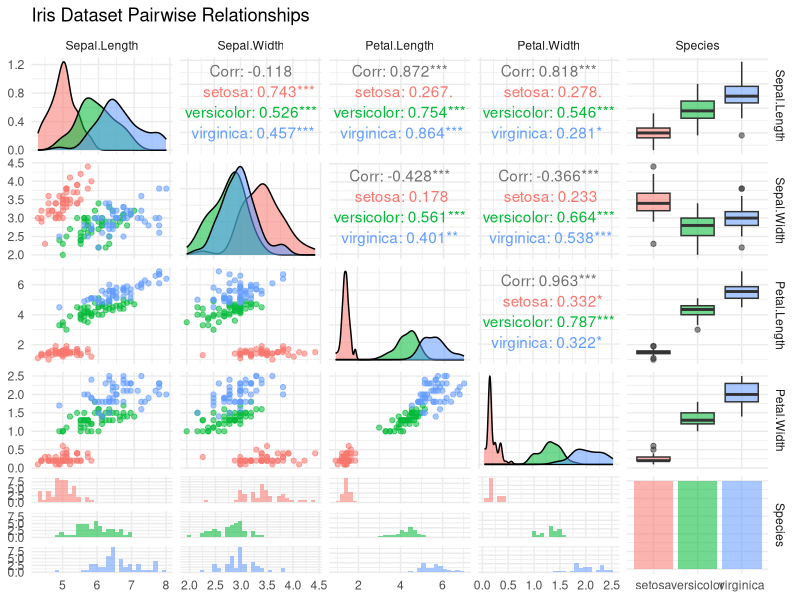
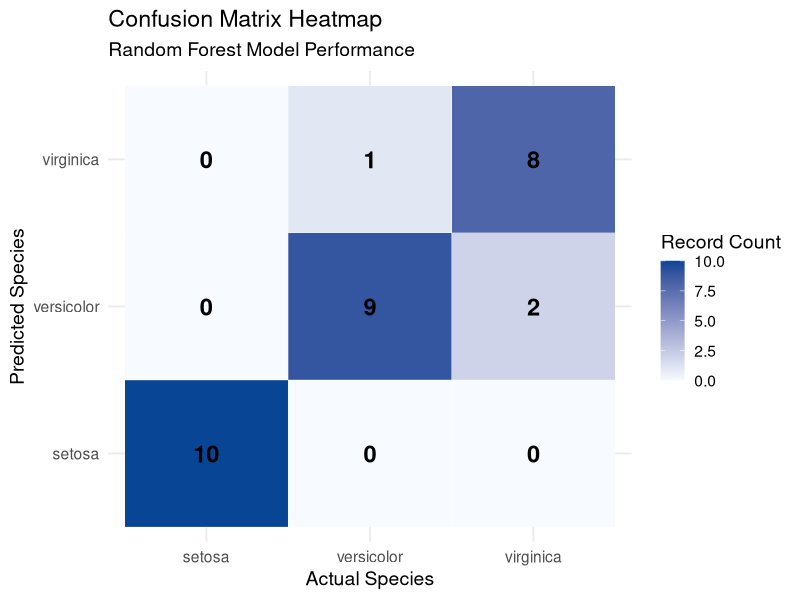
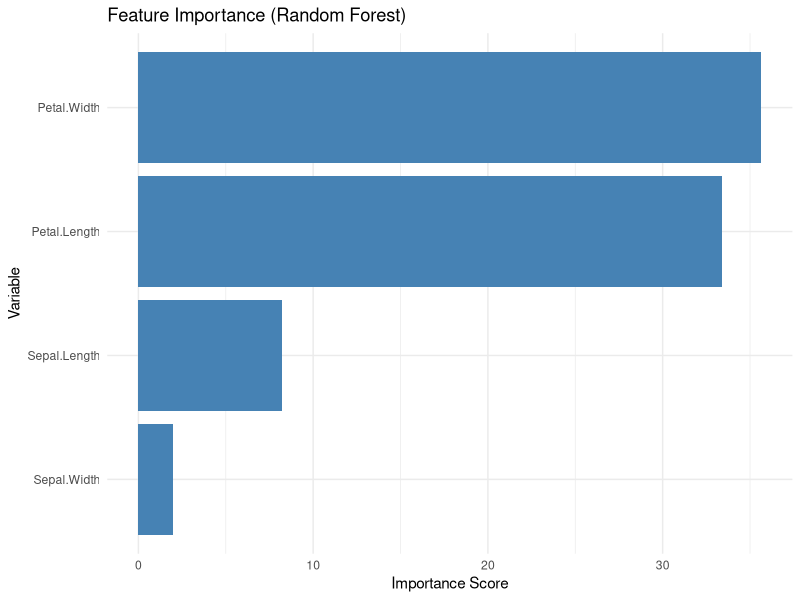

Reproduce these figures in R, in order.
# Load necessary libraries
library(caret)
library(ggplot2)
library(GGally) # For pair plots
library(randomForest)

# Load the built-in iris dataset
data(iris)
cat("Dataset loaded: iris\n")

# 0. Exploratory Data Analysis (Visualizing the data)
cat("Generating EDA plots...\n")
plot_pairs <- ggpairs(iris, aes(color = Species, alpha = 0.5)) +
  theme_minimal() +
  labs(title = "Iris Dataset Pairwise Relationships")
ggsave("iris_pairs.png", plot = plot_pairs, width = 10, height = 8)

# Set seed for reproducibility
set.seed(42)

# 1. Split the data (80% training, 20% testing)
trainIndex <- createDataPartition(iris$Species, p = 0.8, 
                                  list = FALSE, 
                                  times = 1)
dataTrain <- iris[ trainIndex,]
dataTest  <- iris[-trainIndex,]

# 2. Define training control (5-fold cross-validation)
fitControl <- trainControl(method = "cv", number = 5)

# 3. Train a Random Forest model using caret
cat("Training Random Forest model...\n")
rf_model <- train(Species ~ ., 
                  data = dataTrain, 
                  method = "rf", 
                  trControl = fitControl)

# Print the model summary
print(rf_model)

# 4. Make predictions on the testing set
predictions <- predict(rf_model, newdata = dataTest)

# Evaluate the model
cm <- confusionMatrix(predictions, dataTest$Species)
print(cm)

# 5. Visualize the Confusion Matrix using ggplot2
# Convert confusion matrix table to data frame
cm_df <- as.data.frame(cm$table)

# Create a heatmap of the confusion matrix
plot_cm <- ggplot(data = cm_df, aes(x = Reference, y = Prediction)) +
  geom_tile(aes(fill = Freq), colour = "white") +
  geom_text(aes(label = Freq), vjust = 0.5, size = 6, fontface = "bold") +
  scale_fill_gradient(low = "#f7fbff", high = "#084594") +
  theme_minimal(base_size = 14) +
  labs(title = "Confusion Matrix Heatmap",
       subtitle = "Random Forest Model Performance",
       x = "Actual Species",
       y = "Predicted Species",
       fill = "Record Count")

# Save the plot to a file
ggsave("confusion_matrix.png", plot = plot_cm, width = 7, height = 5)

# 6. Feature Importance Visualization
cat("Calculating feature importance...\n")
importance <- varImp(rf_model, scale = FALSE)
plot_imp <- ggplot(importance) +
  theme_minimal() +
  labs(title = "Feature Importance (Random Forest)",
       x = "Variable",
       y = "Importance Score") +
  geom_bar(stat = "identity", fill = "steelblue")
ggsave("feature_importance.png", plot = plot_imp, width = 7, height = 5)

cat("Success! All visualizations saved: iris_pairs.png, confusion_matrix.png, feature_importance.png.\n")
